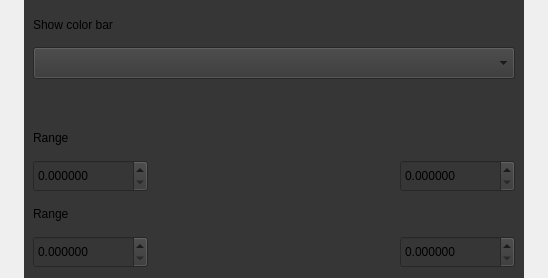
<?xml version="1.0" encoding="UTF-8"?>
<ui version="4.0">
 <class>FJColorStripeSettingsDoubleScalar</class>
 <widget class="QWidget" name="FJColorStripeSettingsDoubleScalar">
  <property name="geometry">
   <rect>
    <x>0</x>
    <y>0</y>
    <width>548</width>
    <height>278</height>
   </rect>
  </property>
  <property name="windowTitle">
   <string>Dialog</string>
  </property>
  <layout class="QVBoxLayout" name="verticalLayout_2">
   <property name="leftMargin">
    <number>24</number>
   </property>
   <property name="topMargin">
    <number>0</number>
   </property>
   <property name="rightMargin">
    <number>24</number>
   </property>
   <property name="bottomMargin">
    <number>0</number>
   </property>
   <item>
    <widget class="QWidget" name="widget" native="true">
     <property name="minimumSize">
      <size>
       <width>500</width>
       <height>0</height>
      </size>
     </property>
     <property name="maximumSize">
      <size>
       <width>500</width>
       <height>16777215</height>
      </size>
     </property>
     <property name="styleSheet">
      <string notr="true">background-color: #363636;</string>
     </property>
     <layout class="QVBoxLayout" name="verticalLayout">
      <item>
       <widget class="QLabel" name="label">
        <property name="minimumSize">
         <size>
          <width>0</width>
          <height>30</height>
         </size>
        </property>
        <property name="maximumSize">
         <size>
          <width>16777215</width>
          <height>30</height>
         </size>
        </property>
        <property name="text">
         <string>Show color bar</string>
        </property>
       </widget>
      </item>
      <item>
       <widget class="QComboBox" name="comboBox">
        <property name="minimumSize">
         <size>
          <width>0</width>
          <height>32</height>
         </size>
        </property>
        <property name="maximumSize">
         <size>
          <width>16777215</width>
          <height>32</height>
         </size>
        </property>
       </widget>
      </item>
      <item>
       <widget class="QWidget" name="widget_bar" native="true">
        <property name="minimumSize">
         <size>
          <width>0</width>
          <height>30</height>
         </size>
        </property>
        <property name="maximumSize">
         <size>
          <width>16777215</width>
          <height>30</height>
         </size>
        </property>
       </widget>
      </item>
      <item>
       <layout class="QHBoxLayout" name="horizontalLayout_4">
        <item>
         <widget class="QLabel" name="label_rangeone">
          <property name="minimumSize">
           <size>
            <width>0</width>
            <height>30</height>
           </size>
          </property>
          <property name="maximumSize">
           <size>
            <width>16777215</width>
            <height>30</height>
           </size>
          </property>
          <property name="text">
           <string>Range</string>
          </property>
         </widget>
        </item>
        <item>
         <spacer name="horizontalSpacer_2">
          <property name="orientation">
           <enum>Qt::Horizontal</enum>
          </property>
          <property name="sizeHint" stdset="0">
           <size>
            <width>40</width>
            <height>20</height>
           </size>
          </property>
         </spacer>
        </item>
       </layout>
      </item>
      <item>
       <layout class="QHBoxLayout" name="horizontalLayout">
        <item>
         <widget class="QDoubleSpinBox" name="spinBox_min">
          <property name="minimumSize">
           <size>
            <width>115</width>
            <height>32</height>
           </size>
          </property>
          <property name="maximumSize">
           <size>
            <width>115</width>
            <height>32</height>
           </size>
          </property>
          <property name="decimals">
           <number>6</number>
          </property>
          <property name="singleStep">
           <double>0.050000000000000</double>
          </property>
         </widget>
        </item>
        <item>
         <widget class="FJDoubleSlider" name="horizontalSlider" native="true"/>
        </item>
        <item>
         <widget class="QDoubleSpinBox" name="spinBox_max">
          <property name="minimumSize">
           <size>
            <width>115</width>
            <height>32</height>
           </size>
          </property>
          <property name="maximumSize">
           <size>
            <width>115</width>
            <height>32</height>
           </size>
          </property>
          <property name="decimals">
           <number>6</number>
          </property>
          <property name="singleStep">
           <double>0.050000000000000</double>
          </property>
         </widget>
        </item>
       </layout>
      </item>
      <item>
       <layout class="QHBoxLayout" name="horizontalLayout_3">
        <item>
         <widget class="QLabel" name="label_rangetwo">
          <property name="minimumSize">
           <size>
            <width>0</width>
            <height>30</height>
           </size>
          </property>
          <property name="maximumSize">
           <size>
            <width>16777215</width>
            <height>30</height>
           </size>
          </property>
          <property name="text">
           <string>Range</string>
          </property>
         </widget>
        </item>
        <item>
         <spacer name="horizontalSpacer">
          <property name="orientation">
           <enum>Qt::Horizontal</enum>
          </property>
          <property name="sizeHint" stdset="0">
           <size>
            <width>40</width>
            <height>20</height>
           </size>
          </property>
         </spacer>
        </item>
       </layout>
      </item>
      <item>
       <layout class="QHBoxLayout" name="horizontalLayout_2">
        <item>
         <widget class="QDoubleSpinBox" name="spinBox_minsecond">
          <property name="minimumSize">
           <size>
            <width>115</width>
            <height>32</height>
           </size>
          </property>
          <property name="maximumSize">
           <size>
            <width>115</width>
            <height>32</height>
           </size>
          </property>
          <property name="decimals">
           <number>6</number>
          </property>
          <property name="singleStep">
           <double>0.050000000000000</double>
          </property>
         </widget>
        </item>
        <item>
         <widget class="FJDoubleSlider" name="horizontalSlider_second" native="true"/>
        </item>
        <item>
         <widget class="QDoubleSpinBox" name="spinBox_maxsecond">
          <property name="minimumSize">
           <size>
            <width>115</width>
            <height>32</height>
           </size>
          </property>
          <property name="maximumSize">
           <size>
            <width>115</width>
            <height>32</height>
           </size>
          </property>
          <property name="decimals">
           <number>6</number>
          </property>
          <property name="singleStep">
           <double>0.050000000000000</double>
          </property>
         </widget>
        </item>
       </layout>
      </item>
     </layout>
    </widget>
   </item>
  </layout>
 </widget>
 <customwidgets>
  <customwidget>
   <class>FJDoubleSlider</class>
   <extends>QWidget</extends>
   <header>fjdoubleslider.h</header>
   <container>1</container>
  </customwidget>
 </customwidgets>
 <resources/>
 <connections/>
</ui>
